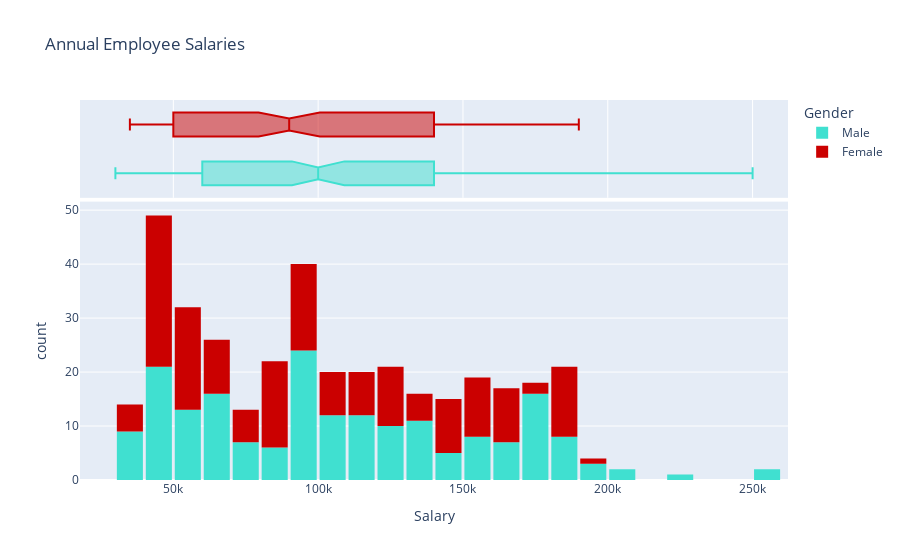

Notebook code for this chart:
### Markdown cell above
### Salary

Finally, let's visualize the salaries of the employees; the salary column is the one we are trying to predict. We can also use the categorical column "gender" to distinguish the salaries for men and women.

### Code cell
fig = px.histogram(data, 
                   x='Salary', 
                   marginal='box', 
                   color='Gender', 
                   color_discrete_sequence=[ 'turquoise', '#CB0000'], 
                   title='Annual Employee Salaries')
fig.update_layout(bargap=0.1)
fig.show()

### Figure 1 — Plotly figure (JSON) as saved in the notebook; plotly's stock layout.template omitted (floating-point values rounded to 4 significant figures; data arrays with more than 128 entries replaced by an {"elided": "..."} marker saying what was removed)
{"data": [{"alignmentgroup": "True", "bingroup": "x", "hovertemplate": "Gender=Male<br>Salary=%{x}<br>count=%{y}<extra></extra>", "legendgroup": "Male", "marker": {"color": "turquoise", "pattern": {"shape": ""}}, "name": "Male", "offsetgroup": "Male", "orientation": "v", "showlegend": true, "type": "histogram", "x": {"elided": "193 int values"}, "xaxis": "x", "yaxis": "y"}, {"alignmentgroup": "True", "hovertemplate": "Gender=Male<br>Salary=%{x}<extra></extra>", "legendgroup": "Male", "marker": {"color": "turquoise"}, "name": "Male", "notched": true, "offsetgroup": "Male", "showlegend": false, "type": "box", "x": {"elided": "193 int values"}, "xaxis": "x2", "yaxis": "y2"}, {"alignmentgroup": "True", "bingroup": "x", "hovertemplate": "Gender=Female<br>Salary=%{x}<br>count=%{y}<extra></extra>", "legendgroup": "Female", "marker": {"color": "#CB0000", "pattern": {"shape": ""}}, "name": "Female", "offsetgroup": "Female", "orientation": "v", "showlegend": true, "type": "histogram", "x": {"elided": "179 int values"}, "xaxis": "x", "yaxis": "y"}, {"alignmentgroup": "True", "hovertemplate": "Gender=Female<br>Salary=%{x}<extra></extra>", "legendgroup": "Female", "marker": {"color": "#CB0000"}, "name": "Female", "notched": true, "offsetgroup": "Female", "showlegend": false, "type": "box", "x": {"elided": "179 int values"}, "xaxis": "x2", "yaxis": "y2"}], "layout": {"bargap": 0.1, "barmode": "relative", "legend": {"title": {"text": "Gender"}, "tracegroupgap": 0}, "title": {"text": "Annual Employee Salaries"}, "xaxis": {"anchor": "y", "domain": [0, 1], "title": {"text": "Salary"}}, "xaxis2": {"anchor": "y2", "domain": [0, 1], "matches": "x", "showgrid": true, "showticklabels": false}, "yaxis": {"anchor": "x", "domain": [0, 0.7326], "title": {"text": "count"}}, "yaxis2": {"anchor": "x2", "domain": [0.7426, 1], "matches": "y2", "showgrid": false, "showline": false, "showticklabels": false, "ticks": ""}}}
